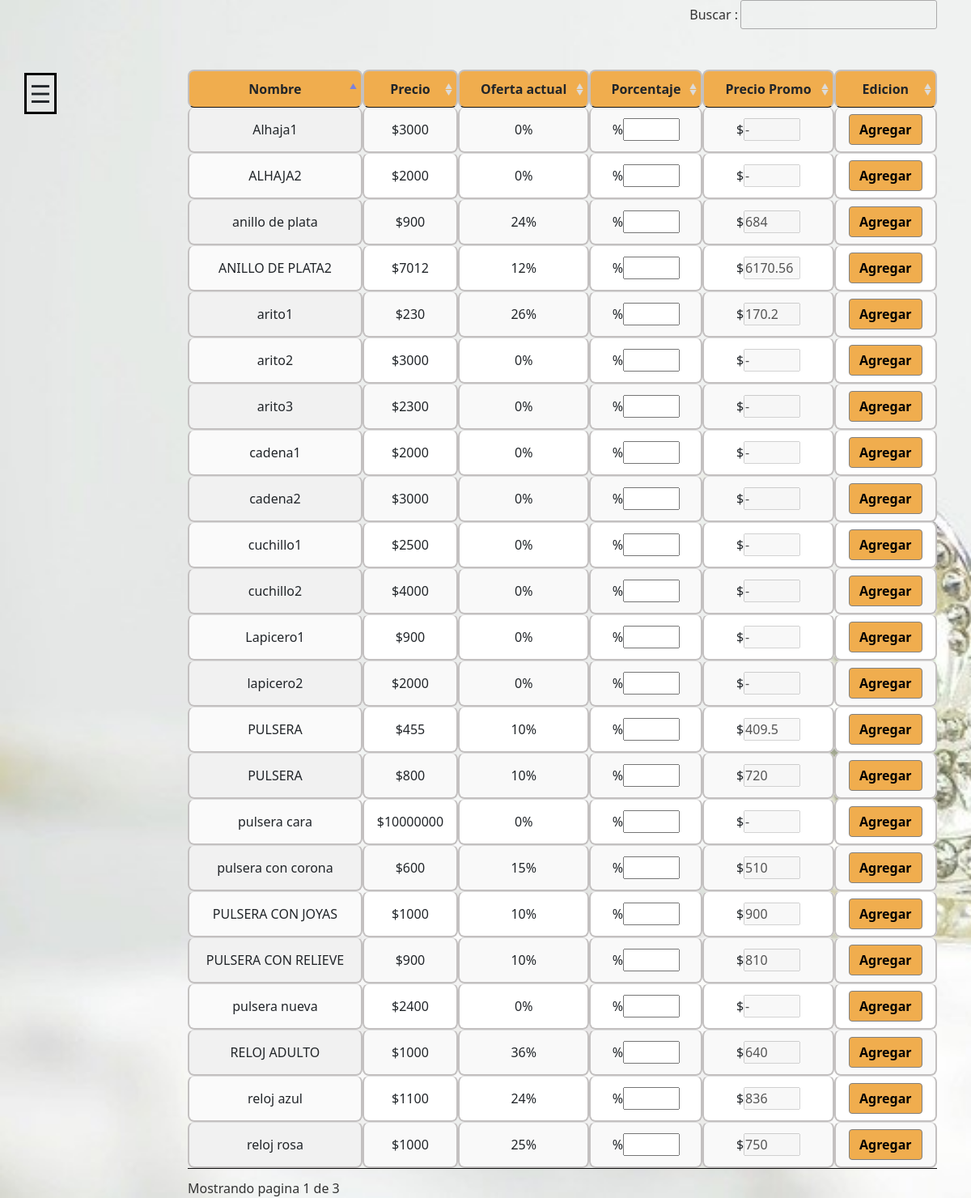
The page /elegirOfertas.php on the database its author committed.
### tables this page shows
CREATE TABLE `productos` (
  `id` int(11) NOT NULL,
  `categoria` varchar(255) NOT NULL,
  `nombre` varchar(255) NOT NULL,
  `descripcion` varchar(255) NOT NULL,
  `cantidad` int(11) NOT NULL,
  `foto` longblob NOT NULL,
  `precio` float NOT NULL,
  `enOferta` int(11) NOT NULL DEFAULT 0,
  `fechaDeSubida` date NOT NULL DEFAULT current_timestamp(),
  `vecesVendido` int(11) NOT NULL DEFAULT 0,
  `vecesBuscado` int(11) NOT NULL DEFAULT 0
);

### elegirOfertas.php (the view, shortened to what this page needs)
<?php
require_once ('includes/conexion.php');
$qy_productos = "SELECT *  FROM productos";
$productos = mysqli_query($conexion, $qy_productos);
?>
<!DOCTYPE html>
<html lang="en">
<head>
<?php include 'includes/script.php' ?>
  <link rel="stylesheet" href="css/main.css">
</head>
<body style=" background-image: url(img/crown.jpg);background-repeat: no-repeat;background-size: cover;">
<div class="container">
  <div class="row">
    <div class="col-2">
    </div>
    <div class="col-10">
 <?php include 'includes/panelLateral.php'; ?>
 <table id="ofertas" class="display nowrap" cellspacing="0" width="100%">
  <thead>
    <tr>
      <th style="background-color:  #f0ad4e">Nombre</th>
      <th style="background-color:  #f0ad4e">Precio</th>
      <th style="background-color:  #f0ad4e">Oferta actual</th>
      <th style="background-color:  #f0ad4e">Porcentaje</th>
      <th style="background-color:  #f0ad4e">Precio Promo</th>
      <th style="background-color:  #f0ad4e">Edicion</th>
    </tr>
  </thead>
  <tbody>
    <?php
    while ($fila = mysqli_fetch_array($productos)) {
     echo '<tr>';
     echo '<td>'.$fila['nombre'].'</td>';
     echo '<td>$'.$fila['precio'].'</td>';
     echo '<td>'.$fila['enOferta'].'%</td>';
     ?>
     <form action="oferta_sql.php" method="POST">
      <td>%<input  name="input" style="width:70px"  type="text" class="txt"/></td>
      <?php
      if ($fila['enOferta']>0)
      {
        $promo= $fila['precio']-(($fila['precio']*$fila['enOferta'])/100);
      }
      else{
        $promo= '-';
      }
      ?>
    <td>$<input type="text"  style="width:70px" disabled=""
      value="<?php if(isset($promo)) {echo $promo;} ?>" /></td>
    <td><button type="submit" name="btnEnviar" style="background-color: #f0ad4e; border-color:gray" class="btn btn-warning"><b>Agregar</b></button></td>
  </form>
  <?php
}
?>
</tr>
</tbody>
</table>
    </div>
  </div>
</div>
</body>
</html>

### includes/script.php (shortened to what this page needs)
<link rel="stylesheet" href="https://pro.fontawesome.com/releases/v5.10.0/css/all.css" />
  <link rel="stylesheet" type="text/css" href="https://cdn.datatables.net/responsive/2.2.3/css/responsive.dataTables.min.css">
<link rel="stylesheet" type="text/css" href="css/bootstrap.min.css"/>
<link rel="stylesheet" type="text/css" href="datatables/datatables.css"/>
<link rel="stylesheet" type="text/css" href="css/estilos.css">

### includes/panelLateral.php (shortened to what this page needs)
   <link rel="stylesheet" href="css/main.css">
<div id="sidebar">
  <div class="toggle-btn">
    <span>&#9776</span>
  </div>
</div>

### datatables/datatables.css (style rules this page uses)
table.dataTable { width: 100%; margin: 0 auto; clear: both; border-collapse: separate; border-spacing: 0; }
table.dataTable thead th, table.dataTable tfoot th { font-weight: bold; }
table.dataTable thead th, table.dataTable thead td { padding: 10px 18px; border-bottom: 1px solid #111; }
table.dataTable thead .sorting, table.dataTable thead .sorting_asc, table.dataTable thead .sorting_desc, table.dataTable thead .sorting_asc_disabled, table.dataTable thead .sorting_desc_disabled { cursor: pointer; *cursor: hand; background-repeat: no-repeat; background-position: center right; }
table.dataTable thead .sorting { background-image: url("DataTables-1.10.24/images/sort_both.png"); }
table.dataTable thead .sorting_asc { background-image: url("DataTables-1.10.24/images/sort_asc.png") !important; }
table.dataTable tbody tr { background-color: #ffffff; }
table.dataTable tbody th, table.dataTable tbody td { padding: 8px 10px; }
table.dataTable.row-border tbody th, table.dataTable.row-border tbody td, table.dataTable.display tbody th, table.dataTable.display tbody td { border-top: 1px solid #ddd; }
table.dataTable.row-border tbody tr:first-child th, table.dataTable.row-border tbody tr:first-child td, table.dataTable.display tbody tr:first-child th, table.dataTable.display tbody tr:first-child td { border-top: none; }
table.dataTable.stripe tbody tr.odd, table.dataTable.display tbody tr.odd { background-color: #f9f9f9; }
table.dataTable.order-column tbody tr > .sorting_1, table.dataTable.order-column tbody tr > .sorting_2, table.dataTable.order-column tbody tr > .sorting_3, table.dataTable.display tbody tr > .sorting_1, table.dataTable.display tbody tr > .sorting_2, table.dataTable.display tbody tr > .sorting_3 { background-color: #fafafa; }
table.dataTable.display tbody tr.odd > .sorting_1, table.dataTable.order-column.stripe tbody tr.odd > .sorting_1 { background-color: #f1f1f1; }
table.dataTable.display tbody tr.even > .sorting_1, table.dataTable.order-column.stripe tbody tr.even > .sorting_1 { background-color: #fafafa; }
table.dataTable.no-footer { border-bottom: 1px solid #111; }
table.dataTable.nowrap th, table.dataTable.nowrap td { white-space: nowrap; }
table.dataTable, table.dataTable th, table.dataTable td { box-sizing: content-box; }

### css/estilos.css (style rules this page uses)
* { margin: 0px; padding: 0px; }
table { padding-top: 50px; }
th, td { text-align: center; border: #C3C0C0 solid 2px; border-radius: 8px; }
thead th { font-weight: 600; background-color: #C6EAEB; }

### css/main.css (style rules this page uses)
* { margin: 0px; padding: 0px; }
#sidebar { margin-top: -10px; position: fixed; width: 180px; height: 100%; background: #151719; left: -200px; transition: all 500ms linear; z-index: 999999; }
#sidebar .toggle-btn { position: absolute; left: 230px; top: 100px; cursor: pointer; }
#sidebar .toggle-btn span { display: block; width: 40px; text-align: center; font-size: 30px; border: 3px solid #000; }

### rows shown on the page
productos: nombre "RELOJ ADULTO", precio "1000", enOferta "36", precio+enOferta "640"
productos: nombre "anillo de plata", precio "900", enOferta "24", precio+enOferta "684"
productos: nombre "pulsera con corona", precio "600", enOferta "15", precio+enOferta "510"
productos: nombre "PULSERA", precio "455", enOferta "10", precio+enOferta "409.5"
productos: nombre "PULSERA", precio "800", enOferta "10", precio+enOferta "720"
productos: nombre "PULSERA CON JOYAS", precio "1000", enOferta "10", precio+enOferta "900"
productos: nombre "PULSERA CON RELIEVE", precio "900", enOferta "10", precio+enOferta "810"
productos: nombre "reloj rosa", precio "1000", enOferta "25", precio+enOferta "750"
productos: nombre "reloj azul", precio "1100", enOferta "24", precio+enOferta "836"
productos: nombre "pulsera nueva", precio "2400", enOferta "0", enOferta "-"
productos: nombre "pulsera cara", precio "10000000", enOferta "0", enOferta "-"
productos: nombre "arito1", precio "230", enOferta "26", precio+enOferta "170.2"
productos: nombre "arito2", precio "3000", enOferta "0", enOferta "-"
productos: nombre "arito3", precio "2300", enOferta "0", enOferta "-"
productos: nombre "cadena1", precio "2000", enOferta "0", enOferta "-"
productos: nombre "cadena2", precio "3000", enOferta "0", enOferta "-"
productos: nombre "Alhaja1", precio "3000", enOferta "0", enOferta "-"
productos: nombre "ALHAJA2", precio "2000", enOferta "0", enOferta "-"
productos: nombre "cuchillo1", precio "2500", enOferta "0", enOferta "-"
productos: nombre "cuchillo2", precio "4000", enOferta "0", enOferta "-"
productos: nombre "Lapicero1", precio "900", enOferta "0", enOferta "-"
productos: nombre "lapicero2", precio "2000", enOferta "0", enOferta "-"
productos: nombre "ANILLO DE PLATA2", precio "7012", enOferta "12", precio+enOferta "6170.56"
